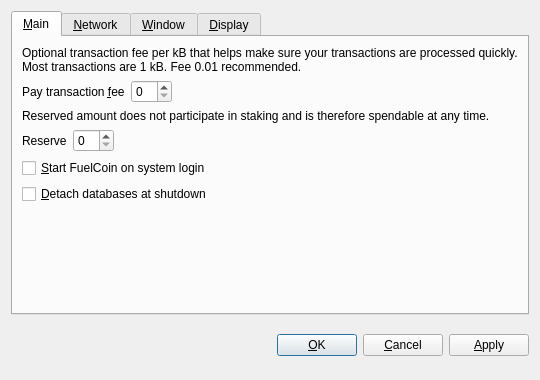
<?xml version="1.0" encoding="UTF-8"?>
<ui version="4.0">
 <class>OptionsDialog</class>
 <widget class="QDialog" name="OptionsDialog">
  <property name="geometry">
   <rect>
    <x>0</x>
    <y>0</y>
    <width>540</width>
    <height>380</height>
   </rect>
  </property>
  <property name="windowTitle">
   <string>Options</string>
  </property>
  <property name="modal">
   <bool>true</bool>
  </property>
  <layout class="QVBoxLayout" name="verticalLayout">
   <item>
    <widget class="QTabWidget" name="tabWidget">
     <property name="tabPosition">
      <enum>QTabWidget::North</enum>
     </property>
     <property name="currentIndex">
      <number>0</number>
     </property>
     <widget class="QWidget" name="tabMain">
      <attribute name="title">
       <string>&amp;Main</string>
      </attribute>
      <layout class="QVBoxLayout" name="verticalLayout_Main">
       <item>
        <widget class="QLabel" name="transactionFeeInfoLabel">
         <property name="text">
          <string>Optional transaction fee per kB that helps make sure your transactions are processed quickly. Most transactions are 1 kB. Fee 0.01 recommended.</string>
         </property>
         <property name="textFormat">
          <enum>Qt::PlainText</enum>
         </property>
         <property name="wordWrap">
          <bool>true</bool>
         </property>
        </widget>
       </item>
       <item>
        <layout class="QHBoxLayout" name="horizontalLayoutFee">
         <item>
          <widget class="QLabel" name="transactionFeeLabel">
           <property name="text">
            <string>Pay transaction &amp;fee</string>
           </property>
           <property name="textFormat">
            <enum>Qt::PlainText</enum>
           </property>
           <property name="buddy">
            <cstring>transactionFee</cstring>
           </property>
          </widget>
         </item>
         <item>
          <widget class="BitcoinAmountField" name="transactionFee"/>
         </item>
         <item>
          <spacer name="horizontalSpacerFee">
           <property name="orientation">
            <enum>Qt::Horizontal</enum>
           </property>
           <property name="sizeHint" stdset="0">
            <size>
             <width>40</width>
             <height>20</height>
            </size>
           </property>
          </spacer>
         </item>
        </layout>
       </item>
       <item>
        <widget class="QLabel" name="reserveBalanceInfoLabel">
         <property name="text">
          <string>Reserved amount does not participate in staking and is therefore spendable at any time.</string>
         </property>
         <property name="textFormat">
          <enum>Qt::PlainText</enum>
         </property>
         <property name="wordWrap">
          <bool>true</bool>
         </property>
        </widget>
       </item>
       <item>
        <layout class="QHBoxLayout" name="horizontalLayoutReserveBalance">
         <item>
          <widget class="QLabel" name="reserveBalanceLabel">
           <property name="text">
            <string>Reserve</string>
           </property>
           <property name="textFormat">
            <enum>Qt::PlainText</enum>
           </property>
           <property name="buddy">
            <cstring>reserveBalance</cstring>
           </property>
          </widget>
         </item>
         <item>
          <widget class="BitcoinAmountField" name="reserveBalance"/>
         </item>
         <item>
          <spacer name="horizontalSpacerReserveBalance">
           <property name="orientation">
            <enum>Qt::Horizontal</enum>
           </property>
           <property name="sizeHint" stdset="0">
            <size>
             <width>40</width>
             <height>20</height>
            </size>
           </property>
          </spacer>
         </item>
        </layout>
       </item>
       <item>
        <widget class="QCheckBox" name="bitcoinAtStartup">
         <property name="toolTip">
          <string>Automatically start FuelCoin after logging in to the system.</string>
         </property>
         <property name="text">
          <string>&amp;Start FuelCoin on system login</string>
         </property>
        </widget>
       </item>
       <item>
        <widget class="QCheckBox" name="detachDatabases">
         <property name="toolTip">
          <string>Detach block and address databases at shutdown. This means they can be moved to another data directory, but it slows down shutdown. The wallet is always detached.</string>
         </property>
         <property name="text">
          <string>&amp;Detach databases at shutdown</string>
         </property>
        </widget>
       </item>
       <item>
        <spacer name="verticalSpacer_Main">
         <property name="orientation">
          <enum>Qt::Vertical</enum>
         </property>
         <property name="sizeHint" stdset="0">
          <size>
           <width>20</width>
           <height>40</height>
          </size>
         </property>
        </spacer>
       </item>
      </layout>
     </widget>
     <widget class="QWidget" name="tabNetwork">
      <attribute name="title">
       <string>&amp;Network</string>
      </attribute>
      <layout class="QVBoxLayout" name="verticalLayout_Network">
       <item>
        <widget class="QCheckBox" name="mapPortUpnp">
         <property name="toolTip">
          <string>Automatically open the FuelCoin client port on the router. This only works when your router supports UPnP and it is enabled.</string>
         </property>
         <property name="text">
          <string>Map port using &amp;UPnP</string>
         </property>
        </widget>
       </item>
       <item>
        <widget class="QCheckBox" name="connectSocks">
         <property name="toolTip">
          <string>Connect to the FuelCoin network through a SOCKS proxy (e.g. when connecting through Tor).</string>
         </property>
         <property name="text">
          <string>&amp;Connect through SOCKS proxy:</string>
         </property>
        </widget>
       </item>
       <item>
        <layout class="QHBoxLayout" name="horizontalLayout_Network">
         <item>
          <widget class="QLabel" name="proxyIpLabel">
           <property name="text">
            <string>Proxy &amp;IP:</string>
           </property>
           <property name="textFormat">
            <enum>Qt::PlainText</enum>
           </property>
           <property name="buddy">
            <cstring>proxyIp</cstring>
           </property>
          </widget>
         </item>
         <item>
          <widget class="QValidatedLineEdit" name="proxyIp">
           <property name="maximumSize">
            <size>
             <width>140</width>
             <height>16777215</height>
            </size>
           </property>
           <property name="toolTip">
            <string>IP address of the proxy (e.g. 127.0.0.1)</string>
           </property>
          </widget>
         </item>
         <item>
          <widget class="QLabel" name="proxyPortLabel">
           <property name="text">
            <string>&amp;Port:</string>
           </property>
           <property name="textFormat">
            <enum>Qt::PlainText</enum>
           </property>
           <property name="buddy">
            <cstring>proxyPort</cstring>
           </property>
          </widget>
         </item>
         <item>
          <widget class="QLineEdit" name="proxyPort">
           <property name="maximumSize">
            <size>
             <width>55</width>
             <height>16777215</height>
            </size>
           </property>
           <property name="toolTip">
            <string>Port of the proxy (e.g. 9050)</string>
           </property>
          </widget>
         </item>
         <item>
          <widget class="QLabel" name="socksVersionLabel">
           <property name="text">
            <string>SOCKS &amp;Version:</string>
           </property>
           <property name="textFormat">
            <enum>Qt::PlainText</enum>
           </property>
           <property name="buddy">
            <cstring>socksVersion</cstring>
           </property>
          </widget>
         </item>
         <item>
          <widget class="QValueComboBox" name="socksVersion">
           <property name="toolTip">
            <string>SOCKS version of the proxy (e.g. 5)</string>
           </property>
          </widget>
         </item>
         <item>
          <spacer name="horizontalSpacer_Network">
           <property name="orientation">
            <enum>Qt::Horizontal</enum>
           </property>
           <property name="sizeHint" stdset="0">
            <size>
             <width>40</width>
             <height>20</height>
            </size>
           </property>
          </spacer>
         </item>
        </layout>
       </item>
       <item>
        <spacer name="verticalSpacer_Network">
         <property name="orientation">
          <enum>Qt::Vertical</enum>
         </property>
         <property name="sizeHint" stdset="0">
          <size>
           <width>20</width>
           <height>40</height>
          </size>
         </property>
        </spacer>
       </item>
      </layout>
     </widget>
     <widget class="QWidget" name="tabWindow">
      <attribute name="title">
       <string>&amp;Window</string>
      </attribute>
      <layout class="QVBoxLayout" name="verticalLayout_Window">
       <item>
        <widget class="QCheckBox" name="minimizeToTray">
         <property name="toolTip">
          <string>Show only a tray icon after minimizing the window.</string>
         </property>
         <property name="text">
          <string>&amp;Minimize to the tray instead of the taskbar</string>
         </property>
        </widget>
       </item>
       <item>
        <widget class="QCheckBox" name="minimizeOnClose">
         <property name="toolTip">
          <string>Minimize instead of exit the application when the window is closed. When this option is enabled, the application will be closed only after selecting Quit in the menu.</string>
         </property>
         <property name="text">
          <string>M&amp;inimize on close</string>
         </property>
        </widget>
       </item>
       <item>
        <spacer name="verticalSpacer_Window">
         <property name="orientation">
          <enum>Qt::Vertical</enum>
         </property>
         <property name="sizeHint" stdset="0">
          <size>
           <width>20</width>
           <height>40</height>
          </size>
         </property>
        </spacer>
       </item>
      </layout>
     </widget>
     <widget class="QWidget" name="tabDisplay">
      <attribute name="title">
       <string>&amp;Display</string>
      </attribute>
      <layout class="QVBoxLayout" name="verticalLayout_Display">
       <item>
        <layout class="QHBoxLayout" name="horizontalLayout_1_Display">
         <item>
          <widget class="QLabel" name="langLabel">
           <property name="text">
            <string>User Interface &amp;language:</string>
           </property>
           <property name="textFormat">
            <enum>Qt::PlainText</enum>
           </property>
           <property name="buddy">
            <cstring>lang</cstring>
           </property>
          </widget>
         </item>
         <item>
          <widget class="QValueComboBox" name="lang">
           <property name="toolTip">
            <string>The user interface language can be set here. This setting will take effect after restarting FuelCoin.</string>
           </property>
          </widget>
         </item>
        </layout>
       </item>
       <item>
        <layout class="QHBoxLayout" name="horizontalLayout_2_Display">
         <item>
          <widget class="QLabel" name="unitLabel">
           <property name="text">
            <string>&amp;Unit to show amounts in:</string>
           </property>
           <property name="textFormat">
            <enum>Qt::PlainText</enum>
           </property>
           <property name="buddy">
            <cstring>unit</cstring>
           </property>
          </widget>
         </item>
         <item>
          <widget class="QValueComboBox" name="unit">
           <property name="toolTip">
            <string>Choose the default subdivision unit to show in the interface and when sending coins.</string>
           </property>
          </widget>
         </item>
        </layout>
       </item>
       <item>
        <widget class="QCheckBox" name="displayAddresses">
         <property name="toolTip">
          <string>Whether to show FuelCoin addresses in the transaction list or not.</string>
         </property>
         <property name="text">
          <string>&amp;Display addresses in transaction list</string>
         </property>
        </widget>
       </item>
       <item>
        <widget class="QCheckBox" name="coinControlFeatures">
         <property name="toolTip">
          <string>Whether to show coin control features or not.</string>
         </property>
         <property name="text">
          <string>Display coin &amp;control features (experts only!)</string>
         </property>
        </widget>
       </item>
       <item>
        <spacer name="verticalSpacer_Display">
         <property name="orientation">
          <enum>Qt::Vertical</enum>
         </property>
         <property name="sizeHint" stdset="0">
          <size>
           <width>20</width>
           <height>40</height>
          </size>
         </property>
        </spacer>
       </item>
      </layout>
     </widget>
    </widget>
   </item>
   <item>
    <layout class="QHBoxLayout" name="horizontalLayout_Buttons">
     <item>
      <spacer name="horizontalSpacer_1">
       <property name="orientation">
        <enum>Qt::Horizontal</enum>
       </property>
       <property name="sizeHint" stdset="0">
        <size>
         <width>40</width>
         <height>48</height>
        </size>
       </property>
      </spacer>
     </item>
     <item>
      <widget class="QLabel" name="statusLabel">
       <property name="font">
        <font>
         <weight>75</weight>
         <bold>true</bold>
        </font>
       </property>
       <property name="text">
        <string/>
       </property>
       <property name="textFormat">
        <enum>Qt::PlainText</enum>
       </property>
       <property name="wordWrap">
        <bool>true</bool>
       </property>
      </widget>
     </item>
     <item>
      <spacer name="horizontalSpacer_2">
       <property name="orientation">
        <enum>Qt::Horizontal</enum>
       </property>
       <property name="sizeHint" stdset="0">
        <size>
         <width>40</width>
         <height>48</height>
        </size>
       </property>
      </spacer>
     </item>
     <item>
      <widget class="QPushButton" name="okButton">
       <property name="text">
        <string>&amp;OK</string>
       </property>
      </widget>
     </item>
     <item>
      <widget class="QPushButton" name="cancelButton">
       <property name="text">
        <string>&amp;Cancel</string>
       </property>
       <property name="autoDefault">
        <bool>false</bool>
       </property>
      </widget>
     </item>
     <item>
      <widget class="QPushButton" name="applyButton">
       <property name="text">
        <string>&amp;Apply</string>
       </property>
       <property name="autoDefault">
        <bool>false</bool>
       </property>
      </widget>
     </item>
    </layout>
   </item>
  </layout>
 </widget>
 <customwidgets>
  <customwidget>
   <class>BitcoinAmountField</class>
   <extends>QSpinBox</extends>
   <header>bitcoinamountfield.h</header>
  </customwidget>
  <customwidget>
   <class>QValueComboBox</class>
   <extends>QComboBox</extends>
   <header>qvaluecombobox.h</header>
  </customwidget>
  <customwidget>
   <class>QValidatedLineEdit</class>
   <extends>QLineEdit</extends>
   <header>qvalidatedlineedit.h</header>
  </customwidget>
 </customwidgets>
 <resources/>
 <connections/>
</ui>
